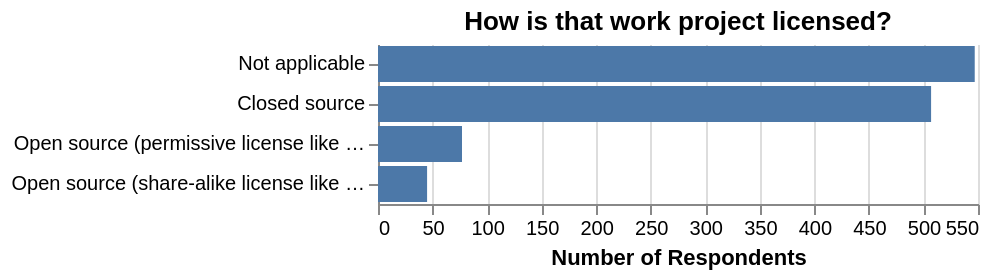

Write the Vega-Lite specification saved for this chart.
### Vega-Lite specification from a JSON file in a GitHub repository (floating-point values rounded to 4 significant figures)
{"$schema": "https://vega.github.io/schema/vega-lite/v3.json", "title": "How is that work project licensed?", "data": {"values": "progress-work-license,count,year\nNot applicable,547,2018\nClosed source,507,2018\nOpen source (permissive license like BSD),77,2018\nOpen source (share-alike license like GPL),45,2018\n", "format": {"type": "csv"}}, "config": {"view": {"stroke": "transparent"}, "axis": {"domainWidth": 1}}, "encoding": {"x": {"field": "count", "type": "quantitative", "axis": {"title": "Number of Respondents"}}, "y": {"field": "progress-work-license", "type": "nominal", "axis": {"title": null}, "sort": {"field": "count", "order": "descending", "op": "sum"}}}, "mark": "bar"}
